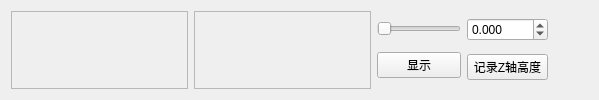
       <widget class="QWidget" name="page">
        <layout class="QHBoxLayout" name="horizontalLayout_6">
         <item>
          <widget class="QFrame" name="Frame_Mag">
           <property name="minimumSize">
            <size>
             <width>177</width>
             <height>0</height>
            </size>
           </property>
           <property name="frameShape">
            <enum>QFrame::StyledPanel</enum>
           </property>
           <property name="frameShadow">
            <enum>QFrame::Raised</enum>
           </property>
          </widget>
         </item>
         <item>
          <widget class="QFrame" name="Frame_Mag_2">
           <property name="minimumSize">
            <size>
             <width>177</width>
             <height>0</height>
            </size>
           </property>
           <property name="frameShape">
            <enum>QFrame::StyledPanel</enum>
           </property>
           <property name="frameShadow">
            <enum>QFrame::Raised</enum>
           </property>
          </widget>
         </item>
         <item>
          <layout class="QVBoxLayout" name="verticalLayout_11">
           <item>
            <widget class="QSlider" name="Sld_Mag">
             <property name="minimum">
              <number>1</number>
             </property>
             <property name="maximum">
              <number>100</number>
             </property>
             <property name="orientation">
              <enum>Qt::Horizontal</enum>
             </property>
            </widget>
           </item>
           <item>
            <widget class="QPushButton" name="Show_Mag">
             <property name="text">
              <string>显示</string>
             </property>
            </widget>
           </item>
          </layout>
         </item>
         <item>
          <layout class="QVBoxLayout" name="verticalLayout_10">
           <item>
            <widget class="QDoubleSpinBox" name="SB_ZHeight">
             <property name="readOnly">
              <bool>false</bool>
             </property>
             <property name="decimals">
              <number>3</number>
             </property>
             <property name="minimum">
              <double>-1000.000000000000000</double>
             </property>
             <property name="maximum">
              <double>1000.000000000000000</double>
             </property>
             <property name="singleStep">
              <double>0.010000000000000</double>
             </property>
            </widget>
           </item>
           <item>
            <widget class="QPushButton" name="Btn_ZHeight">
             <property name="text">
              <string>记录Z轴高度</string>
             </property>
            </widget>
           </item>
          </layout>
         </item>
         <item>
          <spacer name="horizontalSpacer_4">
           <property name="orientation">
            <enum>Qt::Horizontal</enum>
           </property>
           <property name="sizeHint" stdset="0">
            <size>
             <width>40</width>
             <height>20</height>
            </size>
           </property>
          </spacer>
         </item>
        </layout>
       </widget>
